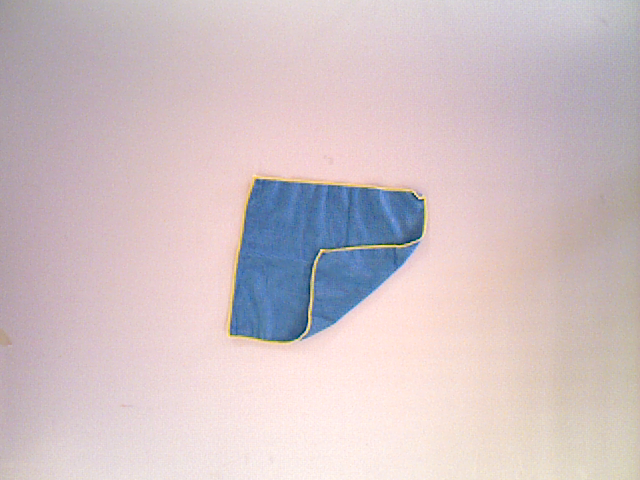
#> input picture data/20150625/dishcloth01_1_fold.ppm, 640 x 480 px
$ python -i WrinkleDetection.py   (imports and definitions only)   (older library calls are emulated)
#> lines starting #> are read from the running program, lines starting #| are printed output that depends on the picture; after the words box and inside, x2 and y2 are one past the last pixel; in counts of white or black regions, pixels touching at a corner belong together
### textiles/common/graph.py

def dfs(graph, source, target):
    """
    Looks for the path from a source to a target node
    """
    visited = set()
    to_visit = [source]
    current_node = None
    origins = {}

    # Find target node
    while to_visit and current_node != target:
        next_node = to_visit.pop()

        if next_node not in visited:
            visited.add(next_node)
            next_nodes = graph.get(next_node, [])
            for node in next_nodes:
                if node not in origins:
                    origins[node] = next_node
            to_visit += next_nodes
            current_node = next_node

    if current_node != target:
        return None

    # Reconstruct path to target node
    path = []
    node = target

    while node != source:
        path.append(node)
        node = origins[node]
    path.append(source)

    return list(reversed(path))


# [12 lines that do not run on import are left out]

### textiles/ironing/perception/WrinkleDetection.py
import numpy as np
import matplotlib.pyplot as plt
from skimage.filters import frangi, hessian
from skimage.filters.rank import median
from skimage.morphology import binary_erosion, binary_dilation, disk, medial_axis, skeletonize
from skimage import img_as_ubyte
import cv2

from textiles.common.graph import dfs


def detect_wrinkles_from_file(data_file_path, debug=False,
                              depth_file_suffix="-depth_image.m", image_file_suffix="-wild_image.m",
                              mask_file_suffix="-image_mask.m"):
    # Construct filenames
    # image_filename = data_file_path + depth_file_suffix
    image_filename = data_file_path + image_file_suffix
    mask_filename = data_file_path + mask_file_suffix

    # Load data from files
    image = np.loadtxt(image_filename)
    mask = np.loadtxt(mask_filename)

    return detect_wrinkles(image, mask=mask, debug=debug)


def detect_wrinkles(image, mask=None, debug=False, use_frangi=False):
    if mask is None:
        mask = np.ones_like(image)

    # Erode mask to discard border information
    inner_mask = img_as_ubyte(binary_erosion(binary_dilation(mask, disk(3)), disk(11)))
    mask = img_as_ubyte(mask)

    # Normalize (not sure if required, WiLD should be already normalized)
    minimum = np.min(image[np.nonzero(mask)])  # 0.9
    normalized_image = np.where(mask != 0, (image - minimum) / (image.max()-minimum), 0)
    # normalized_image = np.where(mask != 0, image, 0)
    # filtered_image = median(normalized_image, disk(3))

    # Step #1: Identify garment border
    _, contours, _ = cv2.findContours(inner_mask, cv2.RETR_EXTERNAL, cv2.CHAIN_APPROX_SIMPLE)
    garment_contour = max(contours, key=cv2.contourArea)

    if debug:
        # Display the image and plot garment contour
        fig, ax = plt.subplots()
        im = ax.imshow(normalized_image, interpolation='nearest', cmap=plt.cm.RdGy)
        plt.colorbar(im, orientation='horizontal')

        points = [tuple(point[0]) for point in garment_contour]
        # [6 lines of commented-out code are left out]

        ax.axis('image')
        ax.set_xticks([])
        ax.set_yticks([])

        plt.figure()
        plt.hist(np.ravel(normalized_image), bins=np.arange(0, 1.01, 0.01))
        plt.show()

    # Step #2: Identify wrinkle(s)
    if use_frangi:
        wrinkles = np.where(mask == 0, 0, frangi(image))
        H = np.where(mask == 0, 0, hessian(image))

        if debug:
            fig, ax = plt.subplots(ncols=2, subplot_kw={'adjustable': 'box-forced'})
            ax[0].imshow(wrinkles, cmap=plt.cm.RdGy)
            ax[0].set_title('Frangi filter result')
            ax[1].imshow(H, cmap=plt.cm.RdGy)
            ax[1].set_title('Hybrid Hessian filter result')

            for a in ax:
                a.axis('off')

            plt.tight_layout()
            plt.show()

        # Normalize frangi filter output and threshold
        threshold_wrinkles = 160
        min_wrinkles = np.min(wrinkles[np.nonzero(wrinkles)])
        norm_wrinkles = np.where(wrinkles != 0, (wrinkles - min_wrinkles) / (wrinkles.max()-min_wrinkles), 0)
        binary_wrinkles = img_as_ubyte(np.where(img_as_ubyte(norm_wrinkles) > threshold_wrinkles, 255, 0))

    else:
        binary_wrinkles = img_as_ubyte(np.where(np.logical_and(inner_mask,
                                                               np.logical_and(normalized_image > 0.4,
                                                                              normalized_image < 0.95)),
                                                255, 0))

    if debug:
        plt.imshow(binary_wrinkles, cmap=plt.cm.gray)
        plt.show()

    # Select largest wrinkle blob
    _, wrinkle_blobs, _ = cv2.findContours(binary_wrinkles, cv2.RETR_EXTERNAL, cv2.CHAIN_APPROX_SIMPLE)
    if not wrinkle_blobs:  # No wrinkles
        return None, 0
    current_wrinkle_contour = max(wrinkle_blobs, key=cv2.contourArea)

    if debug:
        # Display the image and plot all contours found
        plt.imshow(normalized_image, interpolation='nearest', cmap=plt.cm.RdGy)
        points = [tuple(point[0]) for point in current_wrinkle_contour]
        # Plot lines
        for (start_x, start_y), (end_x, end_y) in zip(points, points[1:]+points[0:1]):
            plt.plot((start_x, end_x), (start_y, end_y), 'r-', linewidth=2.0, alpha=0.7)
        plt.show()

    # Skeletonize wrinkle contour:
    current_wrinkle = np.zeros(image.shape, np.uint8)
    cv2.drawContours(current_wrinkle, [current_wrinkle_contour], -1, 255, -1)
    wrinkle_skeleton = skeletonize(np.where(current_wrinkle == 255, 1, 0))

    if debug:
        # display results
        fig, (ax1, ax2) = plt.subplots(nrows=1, ncols=2, figsize=(8, 4.5),
                                       sharex=True, sharey=True,
                                       subplot_kw={'adjustable': 'box-forced'})

        ax1.imshow(image, cmap=plt.cm.gray)
        ax1.axis('off')
        ax1.set_title('original', fontsize=20)

        ax2.imshow(wrinkle_skeleton, cmap=plt.cm.gray)
        ax2.axis('off')
        ax2.set_title('skeleton', fontsize=20)

        fig.tight_layout()

        plt.show()

    # From skeleton to ironing path (graph)
    ################################################################################
    # Find row and column locations that are non-zero in skeleton
    (rows, cols) = np.nonzero(wrinkle_skeleton)

    # Retrieve the path as a graph (plus extreme nodes)
    path = {}
    extreme_points = []
    for src_x, src_y in zip(cols, rows):
        for dst_x, dst_y in zip(cols, rows):
            if src_x == dst_x and src_y == dst_y:
                continue
            if np.sqrt((src_x-dst_x)**2+(src_y-dst_y)**2) < 2:
                path.setdefault((src_x, src_y), []).append((dst_x, dst_y))
        if len(path.get((src_x, src_y), [])) == 1:
            extreme_points.append((src_x, src_y))
    #  print(path)

    # Step 3 (4&5): Compute start and end points
    start = None
    end = None
    distances = []
    garment_contour_points = [tuple(point[0]) for point in garment_contour]
    for x, y in extreme_points:
        dist_to_contour = min([np.sqrt((x-i)**2 + (y-j)**2) for i, j in garment_contour_points])
        distances.append(dist_to_contour)
    start = extreme_points[distances.index(max(distances))]
    end = extreme_points[distances.index(min(distances))]

    # Compute path as a list of points
    src_node = start
    path_points = dfs(path, start, end)
    #  print(path_points)

    if debug:
        # Display the image and plot endpoints
        plt.imshow(normalized_image, interpolation='nearest', cmap=plt.cm.RdGy)
        # Plot lines
        for (start_x, start_y), (end_x, end_y) in zip(path_points, path_points[1:]):
            plt.plot((start_x, end_x), (start_y, end_y), 'r-', linewidth=2.0, alpha=0.7)
        # Plot points
        plt.plot(start[0], start[1], 'bo', alpha=0.7)
        plt.plot(end[0], end[1], 'go', alpha=0.7)
        plt.show()

    # Compute global metric
    _, contours, _ = cv2.findContours(mask, cv2.RETR_EXTERNAL, cv2.CHAIN_APPROX_SIMPLE)
    true_garment_contour = max(contours, key=cv2.contourArea)
    # with b-Wild
    # global_metric = sum(map(cv2.contourArea, wrinkle_blobs)) / cv2.contourArea(true_garment_contour)
    # with wild
    global_metric = np.sum(np.where(mask != 0, 1-normalized_image, 0)) / cv2.contourArea(true_garment_contour)
    return path_points, global_metric

>>> import cv2
>>> picture = cv2.imread('../../../data/20150625/dishcloth01_1_fold.ppm', cv2.IMREAD_GRAYSCALE)
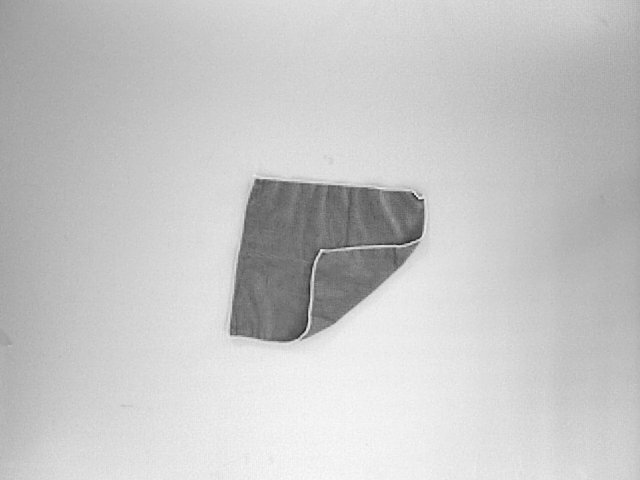
#> picture: shape (480, 640); min 28, max 251, mean 198.3
>>> result = detect_wrinkles(picture)
#> in detect_wrinkles, `inner_mask = img_as_ubyte(binary_erosion(binary_dilation(mask, disk(3)..`: mask: shape (480, 640); every value is 1
#> in detect_wrinkles, `minimum = np.min(image[np.nonzero(mask)])`: minimum = 28
#> in detect_wrinkles, `_, contours, _ = cv2.findContours(inner_mask, cv2.RETR_EXTERNAL, cv2.C..`: inner_mask: shape (480, 640); every value is 255
#> in detect_wrinkles, `binary_wrinkles = img_as_ubyte(np.where(np.logical_and(inner_mask, np...`:
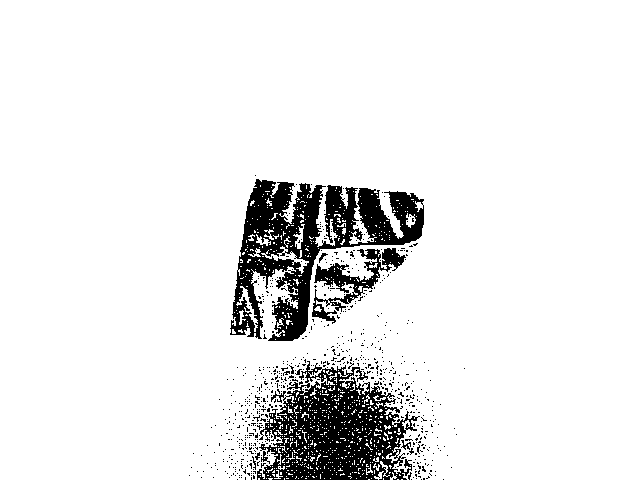
#> binary_wrinkles: shape (480, 640); 91.4% white; 710 black regions (701 under 20 px)
#> in detect_wrinkles, `_, wrinkle_blobs, _ = cv2.findContours(binary_wrinkles, cv2.RETR_EXTER..`: wrinkle_blobs = 529 contours, 526 with area under 20; largest, box (x1, y1, x2, y2) and area: (0, 0, 640, 480) 293200, (374, 471, 384, 480) 23, (380, 461, 390, 477) 20
#> in detect_wrinkles, `current_wrinkle_contour = max(wrinkle_blobs, key=cv2.contourArea)`: current_wrinkle_contour = contour of 1122 points, box (x1, y1, x2, y2) (0, 0, 640, 480), area 293200
#> in detect_wrinkles, `cv2.drawContours(current_wrinkle, [current_wrinkle_contour], -1, 255, ..`:
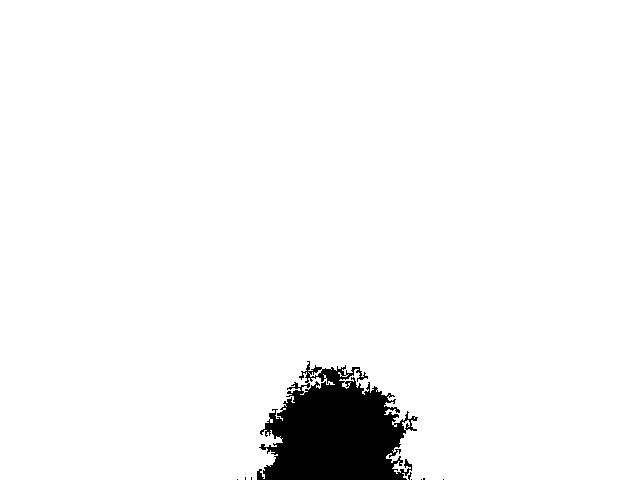
#> current_wrinkle: shape (480, 640); 96% white; 9 black regions (8 under 20 px), largest, box (x1, y1, x2, y2) and area: (257, 361, 418, 480) 12139
#> in detect_wrinkles, `wrinkle_skeleton = skeletonize(np.where(current_wrinkle == 255, 1, 0))`:
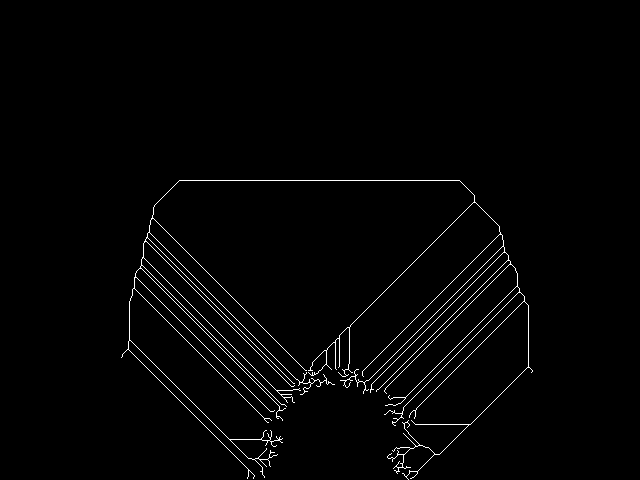
#> wrinkle_skeleton: shape (480, 640) bool; 1.5% white in thin lines or dots, all inside (x1, y1, x2, y2) = (121, 180, 533, 480)
#> in detect_wrinkles, `(rows, cols) = np.nonzero(wrinkle_skeleton)`: rows = 4533 values from 180 to 479; cols = 4533 values, max 532 at index 2922, min 121 at index 2549, mean 323.8
#> after the loop in detect_wrinkles, `for src_x, src_y in zip(cols, rows):`: extreme_points = 101 pairs, first value 121 to 531, second value 357 to 479; path = 4533 items
#> the loop in detect_wrinkles, `for x, y in extreme_points:` made 101 passes
#> (x, y, dist_to_contour) on passes 1 to 12: (121, 357, 171.8), (338, 367, 321.2), (331, 369, 327.1), (336, 369, 322.3), (342, 369, 316.7), (358, 369, 301.8), (306, 370, 324.8), (308, 370, 326.7), (312, 370, 330.5), (306, 372, 324.2), (308, 372, 326.1), (312, 372, 329.8)
#> after the loop in detect_wrinkles, `for x, y in extreme_points:`: distances = 101 values, max 333 at index 17, min 152 at index 15, mean 280
#> in detect_wrinkles, `start = extreme_points[distances.index(max(distances))]`: start = (323, 374)
#> in detect_wrinkles, `end = extreme_points[distances.index(min(distances))]`: end = (531, 372)
#> in detect_wrinkles, `src_node = start`: src_node = (323, 374)
#> in dfs, `to_visit = [source]`: to_visit = [(323, 374)]
#> the loop in dfs, `while to_visit and current_node != target:` made 4766 passes
#> (next_nodes, current_node) on passes 6, 7, 8, 9, 10, 11, 12, 14, 16, 17, 18: ([(326, 378), (325, 380), (326, 380)], (326, 379)), ([(326, 379), (325, 380), (326, 381)], (326, 380)), ([(325, 380), (326, 380), (326, 382)], (326, 381)), ([(326, 381), (326, 383)], (326, 382)), ([(326, 382), (327, 384)], (326, 383)), ([(326, 383), (328, 383)], (327, 384)), ([(328, 382), (329, 382), (327, 384)], (328, 383)), ([(328, 381), (328, 382), (330, 382), (328, 383)], (329, 382)), ([(329, 382), (331, 383)], (330, 382)), ([(330, 382), (332, 384)], (331, 383)), ([(331, 383), (333, 384)], (332, 384))
#> (to_visit, current_node) on passes 1 to 5: ([(324, 375)], (323, 374)), ([(323, 374), (324, 376)], (324, 375)), ([(323, 374), (324, 375), (325, 377)], (324, 376)), ([(323, 374), (324, 375), (324, 376), (326, 378)], (325, 377)), ([(323, 374), (324, 375), (324, 376), (325, 377), (326, 379)], (326, 378))
#> after the loop in dfs, `while to_visit and current_node != target:`: origins = 2589 items; to_visit = 535 pairs, first value 149 to 532, second value 180 to 382; visited = 2569 items
#> in dfs, `node = target`: node = (531, 372)
#> the loop in dfs, `while node != source:` made 707 passes
#> node on passes 1 to 3: (532, 371), (532, 370), (531, 369)
#> after the loop in dfs, `while node != source:`: path = 707 pairs, first value 149 to 532, second value 180 to 383
#> in detect_wrinkles, `path_points = dfs(path, start, end)`: path_points = 708 pairs, first value 149 to 532, second value 180 to 383
#> in detect_wrinkles, `true_garment_contour = max(contours, key=cv2.contourArea)`: true_garment_contour = [[0, 0], [0, 479], [639, 479], [639, 0]]
#> in detect_wrinkles, `global_metric = np.sum(np.where(mask != 0, 1-normalized_image, 0)) / c..`: global_metric = 0.237
